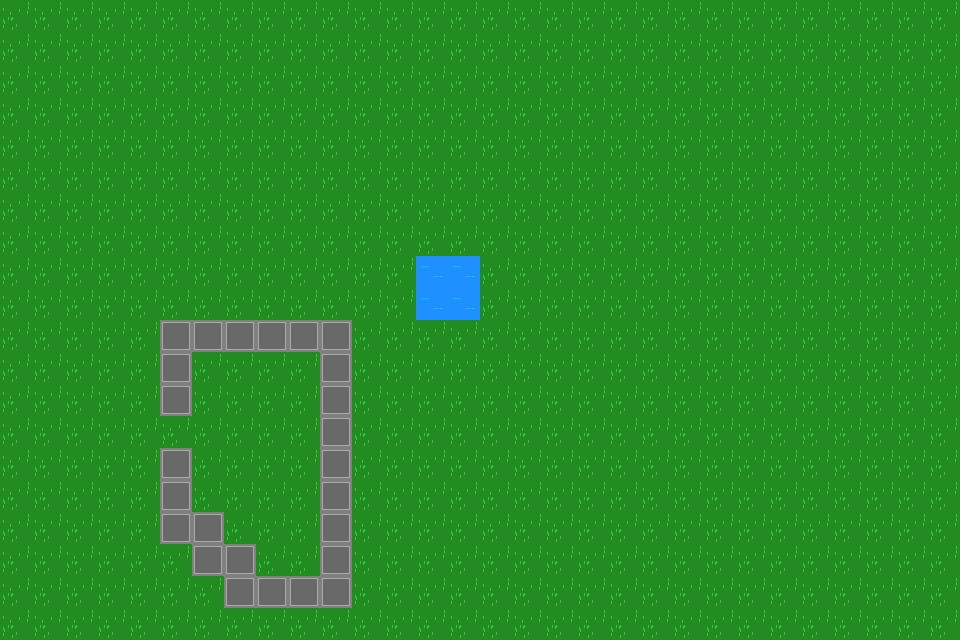

A level layout from a 2D game, rendered from its tile map. Below: a short description, then the map file with its tile-grid data intact:
An orthogonal 30x20 tile map with 32x32 px tiles, 1 tile layer (Tile Layer 1) and 9 objects (Player, Enemy, Coin, Chest, Light, ...).

<map version="1.10" tiledversion="1.12.2" orientation="orthogonal" renderorder="right-down" width="30" height="20" tilewidth="32" tileheight="32" infinite="0" nextlayerid="3" nextobjectid="16">
 <tileset firstgid="1" name="Base" tilewidth="32" tileheight="32" tilecount="4" columns="2">
  <image source="tilesheet.png" width="64" height="64" />
  <tile id="1">
   <objectgroup draworder="index" id="2">
    <object id="1" x="0" y="0" width="32" height="32" />
   </objectgroup>
  </tile>
  <tile id="3">
   <objectgroup draworder="index" id="3">
    <object id="12" x="0" y="0" width="32" height="32" />
   </objectgroup>
  </tile>
 </tileset>
 <layer id="1" name="Tile Layer 1" width="30" height="20">
  <properties>
   <property name="Layer" type="class" propertytype="bevy_topdown::world::EnvironmentLayer">
    <properties>
     <property name="friction" type="float" value="0" />
    </properties>
   </property>
  </properties>
  <data encoding="csv">
1,1,1,1,1,1,1,1,1,1,1,1,1,1,1,1,1,1,1,1,1,1,1,1,1,1,1,1,1,1,
1,1,1,1,1,1,1,1,1,1,1,1,1,1,1,1,1,1,1,1,1,1,1,1,1,1,1,1,1,1,
1,1,1,1,1,1,1,1,1,1,1,1,1,1,1,1,1,1,1,1,1,1,1,1,1,1,1,1,1,1,
1,1,1,1,1,1,1,1,1,1,1,1,1,1,1,1,1,1,1,1,1,1,1,1,1,1,1,1,1,1,
1,1,1,1,1,1,1,1,1,1,1,1,1,1,1,1,1,1,1,1,1,1,1,1,1,1,1,1,1,1,
1,1,1,1,1,1,1,1,1,1,1,1,1,1,1,1,1,1,1,1,1,1,1,1,1,1,1,1,1,1,
1,1,1,1,1,1,1,1,1,1,1,1,1,1,1,1,1,1,1,1,1,1,1,1,1,1,1,1,1,1,
1,1,1,1,1,1,1,1,1,1,1,1,1,1,1,1,1,1,1,1,1,1,1,1,1,1,1,1,1,1,
1,1,1,1,1,1,1,1,1,1,1,1,1,3,3,1,1,1,1,1,1,1,1,1,1,1,1,1,1,1,
1,1,1,1,1,1,1,1,1,1,1,1,1,3,3,1,1,1,1,1,1,1,1,1,1,1,1,1,1,1,
1,1,1,1,1,4,4,4,4,4,4,1,1,1,1,1,1,1,1,1,1,1,1,1,1,1,1,1,1,1,
1,1,1,1,1,4,1,1,1,1,4,1,1,1,1,1,1,1,1,1,1,1,1,1,1,1,1,1,1,1,
1,1,1,1,1,4,1,1,1,1,4,1,1,1,1,1,1,1,1,1,1,1,1,1,1,1,1,1,1,1,
1,1,1,1,1,1,1,1,1,1,4,1,1,1,1,1,1,1,1,1,1,1,1,1,1,1,1,1,1,1,
1,1,1,1,1,4,1,1,1,1,4,1,1,1,1,1,1,1,1,1,1,1,1,1,1,1,1,1,1,1,
1,1,1,1,1,4,1,1,1,1,4,1,1,1,1,1,1,1,1,1,1,1,1,1,1,1,1,1,1,1,
1,1,1,1,1,4,4,1,1,1,4,1,1,1,1,1,1,1,1,1,1,1,1,1,1,1,1,1,1,1,
1,1,1,1,1,1,4,4,1,1,4,1,1,1,1,1,1,1,1,1,1,1,1,1,1,1,1,1,1,1,
1,1,1,1,1,1,1,4,4,4,4,1,1,1,1,1,1,1,1,1,1,1,1,1,1,1,1,1,1,1,
1,1,1,1,1,1,1,1,1,1,1,1,1,1,1,1,1,1,1,1,1,1,1,1,1,1,1,1,1,1
</data>
 </layer>
 <objectgroup id="2" name="Entities">
  <object id="6" name="Player" x="457" y="196">
   <properties>
    <property name="Player" type="class" propertytype="bevy_topdown::entities::player::Player" />
   </properties>
   <point />
  </object>
  <object id="7" name="Enemy" x="254" y="521.5">
   <point />
  </object>
  <object id="8" name="Coin" x="55" y="403">
   <properties>
    <property name="Coin" type="class" propertytype="bevy_topdown::entities::interactables::coin::Coin">
     <properties>
      <property name="value" type="int" value="5" />
     </properties>
    </property>
   </properties>
   <point />
  </object>
  <object id="9" name="Chest" x="128" y="288">
   <properties>
    <property name="Chest" type="class" propertytype="bevy_topdown::entities::interactables::chest::Chest">
     <properties>
      <property name="gold_content" type="int" value="22" />
     </properties>
    </property>
   </properties>
   <point />
  </object>
  <object id="10" name="Light" type="Light" x="200" y="200">
   <point />
  </object>
  <object id="14" name="Door" gid="2" x="160" y="448" width="32" height="32">
   <properties>
    <property name="Entity" type="class" propertytype="bevy_topdown::entities::interactables::door::Door" />
   </properties>
  </object>
  <object id="15" x="96" y="64">
   <point />
  </object>
 </objectgroup>
</map>
